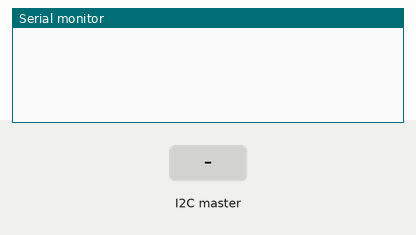
A sketch run on a simulated Arduino Uno, built with avr-gcc and run on an emulated ATmega328P. Parts: the last lines printed to the serial monitor. The inputs (shaded band) are chosen by the test bench.

Above: at 1.2 s.
1.3 s: the I2C master sends the byte 1
At 1.8 s:
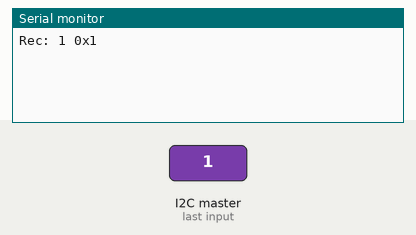
2.8 s: the I2C master sends the byte 90
At 4.0 s:
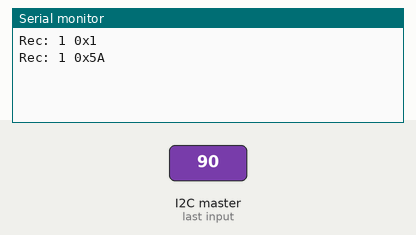
4.3 s: the I2C master sends the byte 200
At 5.3 s:
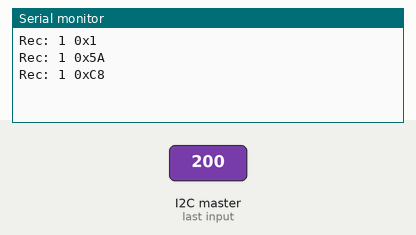

Measured:
- after the input at 1.3 s, the serial monitor: prints a new line at once (image 1)
- after the input at 2.8 s, the serial monitor: prints a new line at once (image 2)
- after the input at 4.3 s, the serial monitor: prints a new line at once (image 3)

The sketch:

read_from_master_receive_request.ino
```cpp
#include <Wire.h>

// 0x00
// 0x01

#define SLAVE_ADDRESS 0x0C>>1//0x0D>>1//0x0C>>1

void setup() {
  Wire.begin(SLAVE_ADDRESS);
  Wire.onReceive(receiveCallback);
  Wire.onRequest(requestCallback);
  Serial.begin(115200);
}

void loop() {

}

void receiveCallback(int howMany)
{
//  Serial.print("Number of bytes available to read: ");
  Serial.print("Rec: ");
  Serial.print(Wire.available());
  uint8_t c;
  while (Wire.available())
  {
    c = Wire.read(); // receive byte as a character
    Serial.print(" 0x"); Serial.print(c, HEX);
  }
  Serial.println();
}

void requestCallback()
{
  Serial.println("R");
//  Serial.println(Wire.available());
//  uint8_t c;
//  while (Wire.available())
//  {
//    c = Wire.read(); // receive byte as a character
//    Serial.print(c);
//  }
//  Serial.println();
}
```
